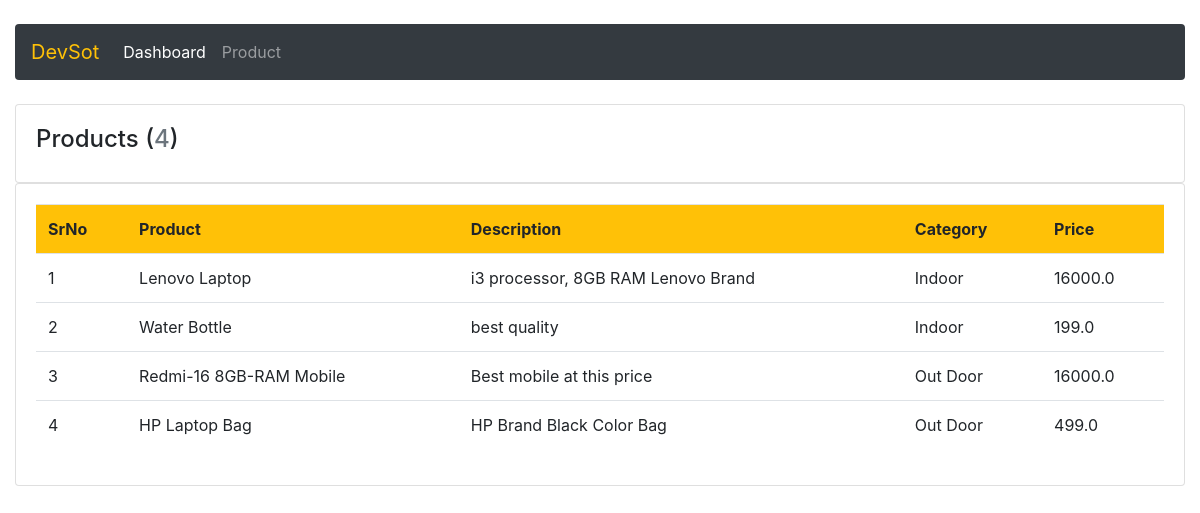
/product, run on the app's committed database.
### nik_app/models.py (models this page shows, shortened)
class Product(models.Model):
    CATEGORY=(
        ('Indoor', 'Indoor'),
        ('Out Door', 'Out Door'),
    )
    name = models.CharField(max_length=50,null=True)
    price = models.FloatField()
    category = models.CharField(max_length=50,null=True, choices= CATEGORY)
    description = models.CharField(max_length=200,null=True, blank=True)
    date_created = models.DateTimeField(auto_now_add=True,null=True)
    tags = models.ManyToManyField(Tags)

### nik_app/views.py (the view)
# urls.py: path('product',views.product,name="Product"),
def product(request):
    item = Product.objects.all()
    totalItem = item.count()
    context = {
        'item': item,
        'totalItem': totalItem
    }
    return render(request,'nik-app/product.html', context)

### template/nik-app/product.html
{% extends 'nik-app/base.html' %}
{% block content %}
<br>
<div class="row">
    <div class="col-md-12">
        <div class="card card-body">
            <h4>Products (<span class="text-secondary">{{totalItem}}</span>)</h4>
        </div>
        <div class="card card-body">
            <table class="table">
                <tr class="bg-warning">
                    <th>SrNo</th>
                    <th>Product</th>
                    <th>Description</th>
                    <th>Category</th>
                    <th>Price</th>
                </tr>
                {% for itm in item %}
                    <tr>
                        <td>{{itm.id}}</td>
                        <td>{{itm.name}}</td>
                        <td>{{itm.description}}</td>
                        <td>{{itm.category}}</td>
                        <td>{{itm.price}}</td>
                    </tr>
                {% endfor %}
            </table>
        </div>
    </div>
</div>
{%  endblock%}

### data on the page
Product: id "1", name "Lenovo Laptop", description "i3 processor, 8GB RAM Lenovo Brand", category "Indoor", price "16000.0"
Product: id "2", name "Water Bottle", description "best quality", category "Indoor", price "199.0"
Product: id "3", name "Redmi-16 8GB-RAM Mobile", description "Best mobile at this price", category "Out Door", price "16000.0"
Product: id "4", name "HP Laptop Bag", description "HP Brand Black Color Bag", category "Out Door", price "499.0"

### other printed values
{{ totalItem }} "4"
